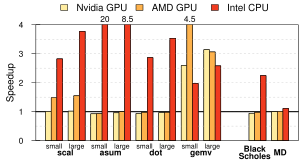

Reproduce this figure in R.
# $Id: application_results_vs_clBLAS.R 385 2014-02-25 20:39:14Z v1msteuw@INF.ED.AC.UK $

source("plots/libs/newlegend.R")


filename="plots/application_results_vs_clBLAS.pdf"

M   <- (as.matrix(read.csv("plots/application_results.csv",row.names=1, sep=";",comment.char="#")))

pdf(filename,
    paper="special", height=1.6, width=3, pointsize=10)

par(mar=c(1.16,2.15,1.5,0.1))
#col=c("#74c476", "#fd8d3c", "#6BAED6")
#col=c("#33a02c", "#ff7f00", "#1f78b4")

# green, red, blue
#col=c("#abdda4", "#d7191c", "#2b83ba")
col=c("#31a354", "#de2d26", "#3182bd")
# red, orange, blue
col=c("#d7191c", "#fdae61", "#2b83ba")
# orange, red, blue
#col=c("#fdae61", "#d7191c", "#2b83ba")


col=c("#ffeda0", "#feb24c", "#f03b20")

# from master thesis: yellow, red, orange
#col=c("#f0b400", "#b30024", "#d84100")

# yellow, red, blue
#col=c("#ffffbf", "#d7191c", "#2c7bb6")

# all gray ...
#col=c("#f0f0f0", "#bdbdbd", "#636363")

# all purple
#col=c("#efedf5", "#bcbddc", "#756bb1")
linewd <- 0.5
par(lwd=linewd)

M_data <- M[1:11,c(3,5,8)]
M_base <- M[1:11,c(1,4,6)]
M_speedup <- M_base/ M_data
M_speedup[is.infinite(M_speedup) == T] = NA

x.abscis <- barplot(t(M_speedup),
	            col=col,
                    ylim=c(0, 4),
                    xlim=c(1, 44),
                    axisname=FALSE,
                    axes=FALSE,
                    beside=TRUE,
                    plot=TRUE,
                    xpd=FALSE)
axis(2, cex.axis=0.6, las=2, lwd=0, lwd.ticks=linewd, line=-0.25)
abline(h=seq(0.5,3.5,0.5), col="white")
abline(h=seq(0.5,3.5,0.5), col="lightgray", lty="dashed")
abline(h=1, col="black", lwd=1.0)


barplot(t(M_speedup),
	col=col,
        axisname=FALSE,
        axes=FALSE,
        beside=TRUE,
        add=TRUE,
        xpd=FALSE)


# hack to deal with huge speedups
text(11.5, 4.10, round(M_speedup[3,3],1), xpd=NA, cex=0.6, adj=c(0.5,0))
text(15.5, 4.10, round(M_speedup[4,3],1), xpd=NA, cex=0.6, adj=c(0.5,0))
text(26.5, 4.10, round(M_speedup[7,2],1), xpd=NA, cex=0.6, adj=c(0.5,0))

box()

for (i in 0:nrow(M_data)) {
  text(2.5 + (i * 4.0), -0.1, right_part(rownames(M)[i+1]), xpd=NA, cex=0.5,
       adj=c(0.5, 1))
}

for (i in seq(0,nrow(M_data),2)) {
  text(4.5 + (i * 4.0), -0.3, left_part(rownames(M)[i+1]), xpd=NA, cex=0.6,
       adj=c(0.5, 1), font=2)
}

text(38, -0.175, "Black", xpd=NA, cex=0.6, adj=c(0.5, 1), font=2)
text(38, -0.425, "Scholes", xpd=NA, cex=0.6, adj=c(0.5, 1), font=2)

text(42.5, -0.3, "MD", xpd=NA, cex=0.6, adj=c(0.5, 1), font=2)

mtext("Speedup", side=2, line=1.15, cex=0.70)

par(xpd=NA)
legend("top", inset=c(0,-0.25),
       bg=NA, horiz=TRUE,
       legend = c("Nvidia GPU", "AMD GPU", "Intel CPU"), 
       fill = col,
       cex=0.70,
#       text.width=c(6,6,4),
       bty="n")


dev.off()

embedFonts(filename, format="pdfwrite",
           options="-dPDFSETTINGS=/prepress -dEmbedAllFonts=true")
